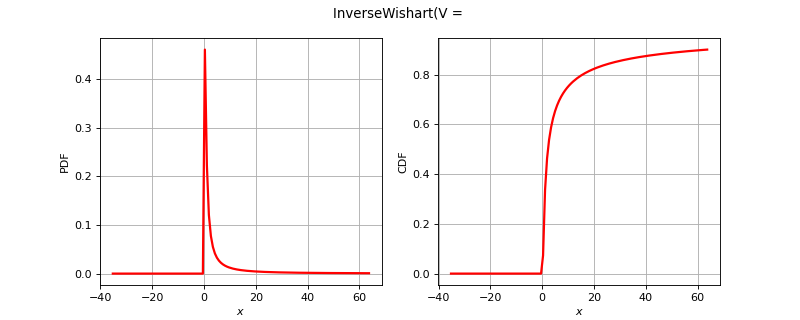

This figure's Python source:
import openturns as ot
from matplotlib import pyplot as plt
from openturns.viewer import View
if ot.InverseWishart().__class__.__name__ == 'Bernoulli':
    distribution = ot.Bernoulli(0.7)
elif ot.InverseWishart().__class__.__name__ == 'Binomial':
    distribution = ot.Binomial(5, 0.2)
elif ot.InverseWishart().__class__.__name__ == 'Hypergeometric':
    distribution = ot.Hypergeometric(10, 4, 7)
elif ot.InverseWishart().__class__.__name__ == 'CumulativeDistributionNetwork':
    coll = [ot.Normal(2),ot.Dirichlet([0.5, 1.0, 1.5])]
    distribution = ot.CumulativeDistributionNetwork(coll, ot.BipartiteGraph([[0,1], [0,1]]))
elif ot.InverseWishart().__class__.__name__ == 'Histogram':
    distribution = ot.Histogram([-1.0, 0.5, 1.0, 2.0], [0.45, 0.4, 0.15])
elif ot.InverseWishart().__class__.__name__ == 'KernelMixture':
    kernel = ot.Uniform()
    sample = ot.Normal().getSample(5)
    bandwith = [1.0]
    distribution = ot.KernelMixture(kernel, bandwith, sample)
elif ot.InverseWishart().__class__.__name__ == 'MaximumDistribution':
    coll = [ot.Uniform(2.5, 3.5), ot.LogUniform(1.0, 1.2), ot.Triangular(2.0, 3.0, 4.0)]
    distribution = ot.MaximumDistribution(coll)
elif ot.InverseWishart().__class__.__name__ == 'Multinomial':
    distribution = ot.Multinomial(5, [0.2])
elif ot.InverseWishart().__class__.__name__ == 'RandomMixture':
    coll = [ot.Triangular(0.0, 1.0, 5.0), ot.Uniform(-2.0, 2.0)]
    weights = [0.8, 0.2]
    cst = 3.0
    distribution = ot.RandomMixture(coll, weights, cst)
elif ot.InverseWishart().__class__.__name__ == 'TruncatedDistribution':
    distribution = ot.TruncatedDistribution(ot.Normal(2.0, 1.5), 1.0, 4.0)
elif ot.InverseWishart().__class__.__name__ == 'UserDefined':
    distribution = ot.UserDefined([[1.0], [2.0], [3.0]], [0.4, 0.5, 1.0])
elif ot.InverseWishart().__class__.__name__ == 'ZipfMandelbrot':
    distribution = ot.ZipfMandelbrot(10, 2.5, 0.3)
else:
    distribution = ot.InverseWishart()
dimension = distribution.getDimension()
title = str(distribution)[:100].split('\n')[0]
if dimension == 1:
    distribution.setDescription(['$x$'])
    pdf_graph = distribution.drawPDF()
    cdf_graph = distribution.drawCDF()
    fig = plt.figure(figsize=(10, 4))
    pdf_axis = fig.add_subplot(121)
    cdf_axis = fig.add_subplot(122)
    View(pdf_graph, figure=fig, axes=[pdf_axis], add_legend=False)
    View(cdf_graph, figure=fig, axes=[cdf_axis], add_legend=False)
    fig.suptitle(title)
elif dimension == 2:
    distribution.setDescription(['$x_1$', '$x_2$'])
    pdf_graph = distribution.drawPDF()
    pdf_graph.setTitle(title)
    fig = plt.figure(figsize=(10, 5))
    pdf_axis = fig.add_subplot(111)
    View(pdf_graph, figure=fig, axes=[pdf_axis], add_legend=False, square_axes=False)
